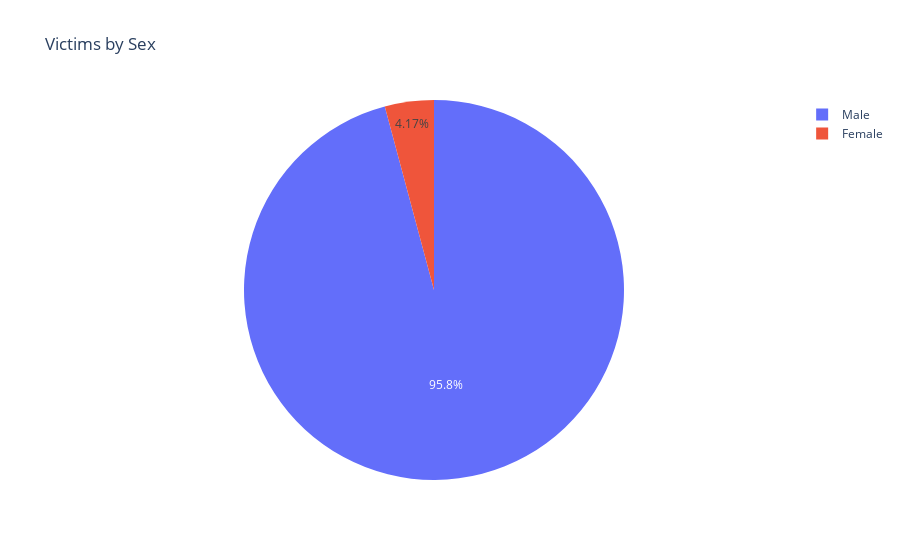

The cell this chart's notebook holds for it:
### Code cell
px.pie(
    values = victims_per_sex,
    names = victims_per_sex.index,
    title = 'Victims by Sex'
)

### Figure 1 — Plotly figure (JSON) as saved in the notebook; plotly's stock layout.template omitted (floating-point values rounded to 4 significant figures)
{"data": [{"domain": {"x": [0, 1], "y": [0, 1]}, "hovertemplate": "label=%{label}<br>value=%{value}<extra></extra>", "labels": ["Male", "Female"], "legendgroup": "", "name": "", "showlegend": true, "type": "pie", "values": [2160, 94]}], "layout": {"legend": {"tracegroupgap": 0}, "title": {"text": "Victims by Sex"}}}
